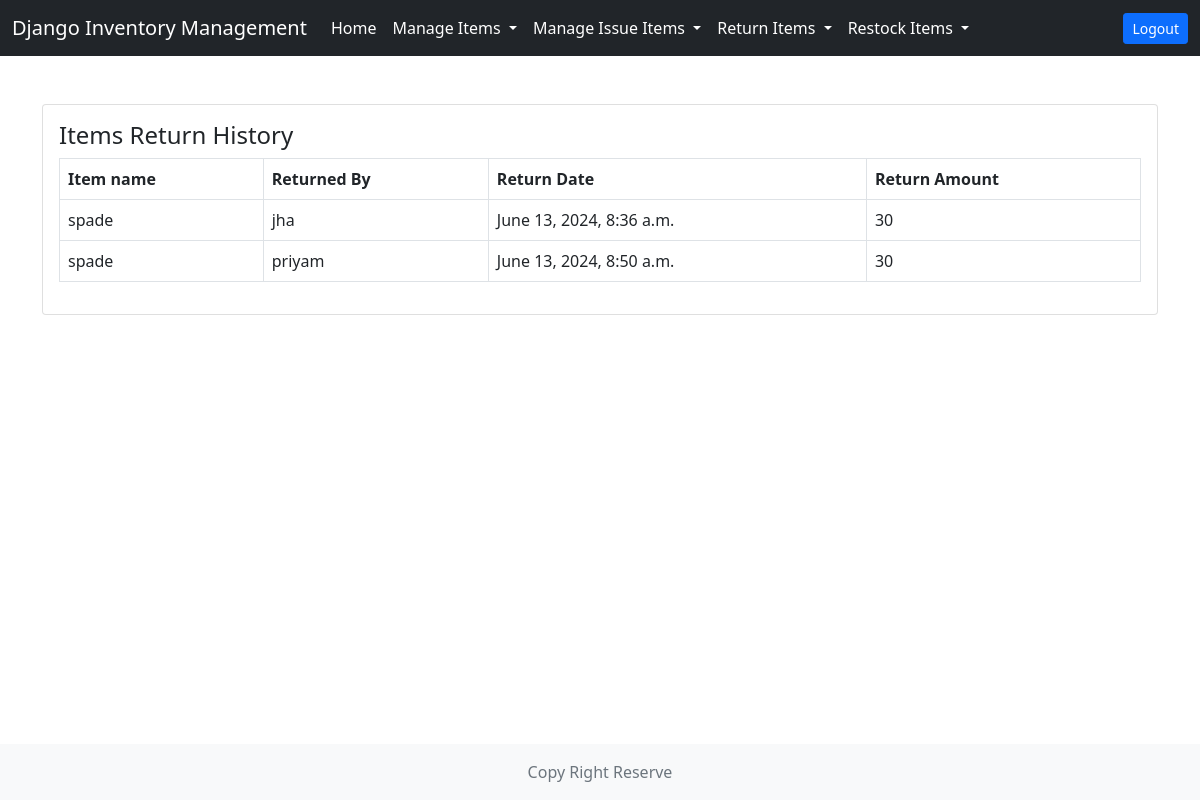
The page /store/return-history/ on the database its author committed.
### store/models.py (models this page shows, shortened)
class ReturnItem(models.Model):
    item = models.ForeignKey(Item, on_delete=models.CASCADE)
    returned_date = models.DateTimeField(auto_now_add=True)
    returned_amount = models.PositiveIntegerField()
    returned_by = models.CharField(max_length=100)

class Item(models.Model):
    name = models.CharField(max_length=100)
    amount = models.PositiveIntegerField()
    created_by = models.ForeignKey(User, on_delete=models.DO_NOTHING)
    created_date = models.DateTimeField(auto_now_add=True)
    initial_amount = models.PositiveIntegerField(null=True, blank=True)
    def __str__(self):
        return self.name

### store/views.py (the view)
# urls.py: path('return-history/', views.return_history, name='return-history'),
def return_history(request):
    items = ReturnItem.objects.all()
    context = {'items': items}
    return render(request,'store/return_history.html', context)

### templates/store/return_history.html
{% extends 'base.html' %}
{% block content %}
<div class="card">
    <div class="card-body">
        <h4>Items Return History</h4>
        <table class="table table-bordered">
            <thead>
                <tr>
                    <th scope="col">Item name</th>
                    <th scope="col">Returned By</th>
                    <th scope="col">Return Date</th>
                    <th scope="col">Return Amount</th>
                </tr>
            </thead>
            <tbody>
                {% for item in items %}
                <tr>
                    <td>{{item.item}}</td>
                    <td>{{item.returned_by}}</td>
                    <td>{{item.returned_date}}</td>
                    <td>{{item.returned_amount}}</td>
                </tr>
                {% endfor %}
            </tbody>
        </table>
    </div>
</div>
{% endblock content %}

### rows shown on the page
ReturnItem: item "spade", returned_by "jha", returned_date "June 13, 2024, 8:36 a.m.", returned_amount "30"
ReturnItem: item "spade", returned_by "priyam", returned_date "June 13, 2024, 8:50 a.m.", returned_amount "30"
